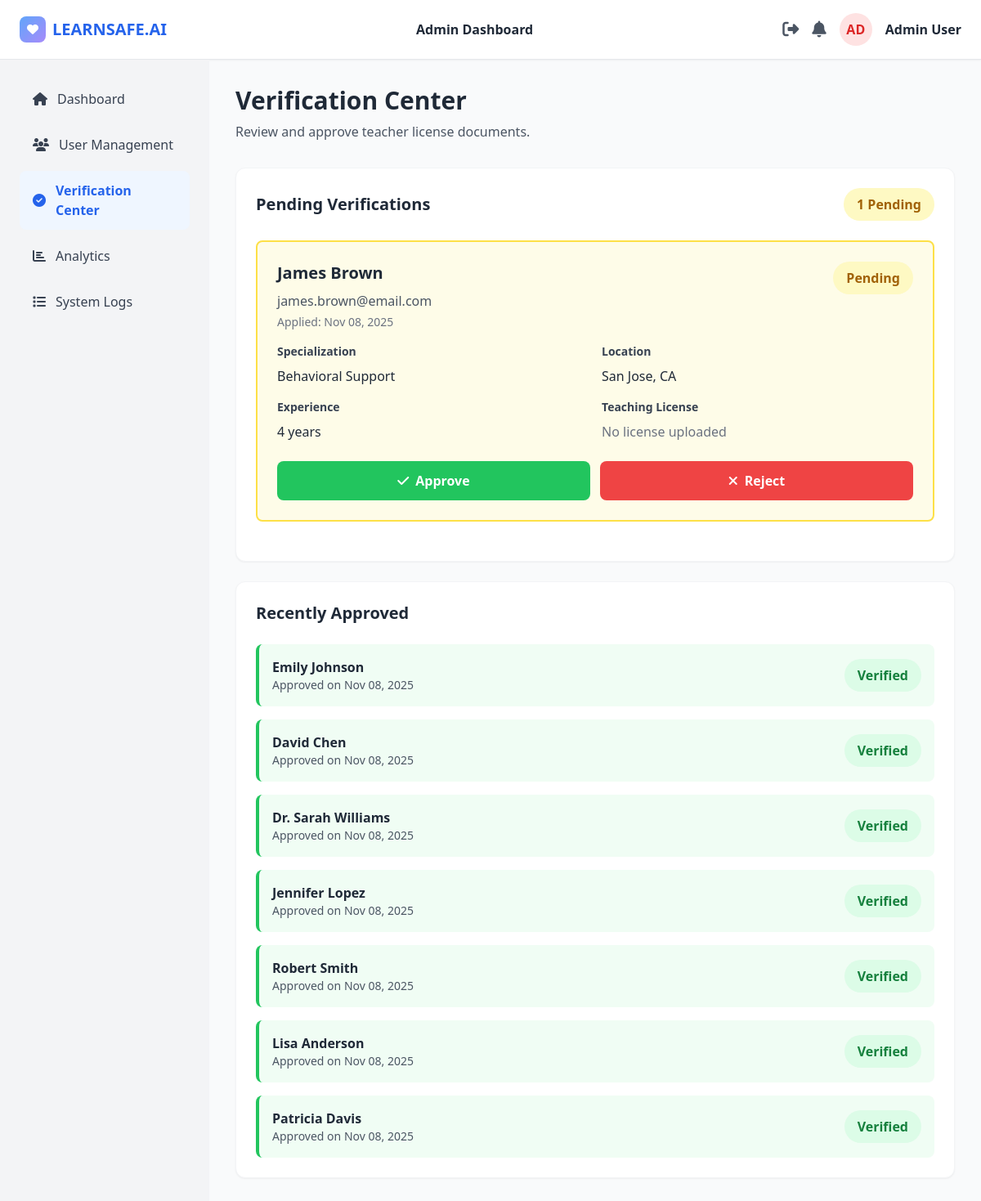
/admin/verification.php (signed in), run on the app's committed database.
### tables this page shows
CREATE TABLE IF NOT EXISTS users (
    id INT AUTO_INCREMENT PRIMARY KEY,
    email VARCHAR(255) UNIQUE NOT NULL,
    password VARCHAR(255) NOT NULL,
    full_name VARCHAR(255) NOT NULL,
    role ENUM('parent', 'teacher', 'admin') NOT NULL,
    status ENUM('active', 'pending', 'suspended', 'rejected') DEFAULT 'pending',
    created_at TIMESTAMP DEFAULT CURRENT_TIMESTAMP,
    updated_at TIMESTAMP DEFAULT CURRENT_TIMESTAMP ON UPDATE CURRENT_TIMESTAMP,
    last_login TIMESTAMP NULL,
    remember_token VARCHAR(255) NULL,
    INDEX idx_email (email),
    INDEX idx_role (role),
    INDEX idx_status (status)
);

CREATE TABLE IF NOT EXISTS teachers (
    id INT AUTO_INCREMENT PRIMARY KEY,
    user_id INT NOT NULL,
    specialization VARCHAR(255) NOT NULL,
    location VARCHAR(255) NOT NULL,
    experience_years INT DEFAULT 0,
    hourly_rate DECIMAL(10, 2) NOT NULL,
    bio TEXT NULL,
    license_file VARCHAR(255) NULL,
    license_number VARCHAR(255) NULL,
    verification_status ENUM('pending', 'approved', 'rejected') DEFAULT 'pending',
    verified_at TIMESTAMP NULL,
    verified_by INT NULL,
    rating DECIMAL(3, 2) DEFAULT 0.00,
    total_reviews INT DEFAULT 0,
    profile_image VARCHAR(255) NULL,
    created_at TIMESTAMP DEFAULT CURRENT_TIMESTAMP,
    updated_at TIMESTAMP DEFAULT CURRENT_TIMESTAMP ON UPDATE CURRENT_TIMESTAMP,
    FOREIGN KEY (user_id) REFERENCES users(id) ON DELETE CASCADE,
    FOREIGN KEY (verified_by) REFERENCES users(id) ON DELETE SET NULL,
    INDEX idx_user_id (user_id),
    INDEX idx_verification_status (verification_status),
    INDEX idx_location (location),
    INDEX idx_specialization (specialization)
);

### includes/auth.php (called while the page is built, shortened)
<?php
require_once __DIR__ . '/../config/config.php';
function getUserData($user_id) {
    $db = getDB();
    $stmt = $db->prepare("SELECT * FROM users WHERE id = ?");
    $stmt->bind_param("i", $user_id);
    $stmt->execute();
    $result = $stmt->get_result();
    $user = $result->fetch_assoc();
    return $user;
}

### includes/admin_functions.php (called while the page is built, shortened)
<?php
require_once __DIR__ . '/../config/config.php';
function getPendingVerifications() {
    $db = getDB();
    $stmt = $db->prepare("
        SELECT t.*, u.full_name, u.email, u.created_at as applied_at
        FROM teachers t
        JOIN users u ON t.user_id = u.id
        WHERE t.verification_status = 'pending'
        ORDER BY u.created_at ASC
    ");
    $stmt->execute();
    $result = $stmt->get_result();
    $verifications = [];
    while ($row = $result->fetch_assoc()) {
        $verifications[] = $row;
    }
    return $verifications;
}

### config/config.php (called while the page is built, shortened)
<?php
function formatDate($date) {
    return date('M d, Y', strtotime($date));
}

### admin/verification.php (the view, shortened to what this page needs)
<?php
require_once __DIR__ . '/../config/config.php';
require_once __DIR__ . '/../includes/auth.php';
require_once __DIR__ . '/../includes/admin_functions.php';
$user_id = getCurrentUserId();
$user = getUserData($user_id);
$pending_verifications = getPendingVerifications();
$db = getDB();
$stmt = $db->prepare("
    SELECT t.*, u.full_name, u.email, t.verified_at
    FROM teachers t
    JOIN users u ON t.user_id = u.id
    WHERE t.verification_status = 'approved'
    ORDER BY t.verified_at DESC
    LIMIT 10
");
$stmt->execute();
$result = $stmt->get_result();
$approved_teachers = [];
while ($row = $result->fetch_assoc()) {
    $approved_teachers[] = $row;
}
?>
<!DOCTYPE html>
<html lang="en">
<head>
    <script src="https://cdn.tailwindcss.com"></script>
    <link rel="stylesheet" href="https://cdnjs.cloudflare.com/ajax/libs/font-awesome/6.4.0/css/all.min.css">
</head>
<body class="bg-gray-50 min-h-screen">
    <header class="bg-white shadow-sm border-b">
        <div class="flex items-center justify-between px-6 py-4">
            <div class="flex items-center space-x-2">
                <div class="w-8 h-8 gradient-heart rounded-lg flex items-center justify-center">
                    <i class="fas fa-heart text-white text-sm"></i>
                </div>
                <span class="text-xl font-bold text-blue-600">LEARNSAFE.AI</span>
            </div>
            <div class="flex-1 text-center">
                <p class="text-gray-800 font-semibold">Admin Dashboard</p>
            </div>
            <div class="flex items-center space-x-4">
                <a href="../api/logout.php" class="text-gray-600 hover:text-red-600" title="Logout">
                    <i class="fas fa-sign-out-alt text-xl cursor-pointer"></i>
                </a>
                <i class="fas fa-bell text-gray-600 text-xl cursor-pointer"></i>
                <div class="w-10 h-10 bg-red-100 rounded-full flex items-center justify-center">
                    <span class="text-red-600 font-bold"><?php echo strtoupper(substr($user['full_name'], 0, 2)); ?></span>
                </div>
                <span class="text-gray-800 font-semibold"><?php echo htmlspecialchars($user['full_name']); ?></span>
            </div>
        </div>
    </header>
    <div class="flex">
        <aside class="w-64 bg-gray-100 min-h-screen p-6">
            <nav class="space-y-2">
                <a href="dashboard.php" class="flex items-center space-x-3 px-4 py-3 text-gray-700 hover:bg-gray-200 rounded-lg transition">
                    <i class="fas fa-home"></i>
                    <span>Dashboard</span>
                </a>
                <a href="users.php" class="flex items-center space-x-3 px-4 py-3 text-gray-700 hover:bg-gray-200 rounded-lg transition">
                    <i class="fas fa-users"></i>
                    <span>User Management</span>
                </a>
                <a href="verification.php" class="flex items-center space-x-3 px-4 py-3 bg-blue-50 text-blue-600 rounded-lg font-semibold">
                    <i class="fas fa-check-circle"></i>
                    <span>Verification Center</span>
                </a>
                <a href="analytics.php" class="flex items-center space-x-3 px-4 py-3 text-gray-700 hover:bg-gray-200 rounded-lg transition">
                    <i class="fas fa-chart-bar"></i>
                    <span>Analytics</span>
                </a>
                <a href="logs.php" class="flex items-center space-x-3 px-4 py-3 text-gray-700 hover:bg-gray-200 rounded-lg transition">
                    <i class="fas fa-list"></i>
                    <span>System Logs</span>
                </a>
            </nav>
        </aside>
        <main class="flex-1 p-8">
            <div class="mb-8">
                <h1 class="text-3xl font-bold text-gray-800 mb-2">Verification Center</h1>
                <p class="text-gray-600">Review and approve teacher license documents.</p>
            </div>
            <div class="space-y-6">
                <div class="bg-white rounded-xl shadow-sm p-6 border border-gray-100">
                    <div class="flex items-center justify-between mb-6">
                        <h2 class="text-xl font-bold text-gray-800">Pending Verifications</h2>
                        <span class="px-4 py-2 bg-yellow-100 text-yellow-700 rounded-full font-semibold"><?php echo count($pending_verifications); ?> Pending</span>
                    </div>
                    <?php if (!empty($pending_verifications)): ?>
                        <?php foreach ($pending_verifications as $verification): ?>
                        <div class="border-2 border-yellow-300 rounded-lg p-6 mb-6 bg-yellow-50" id="verification-<?php echo $verification['id']; ?>">
                            <div class="flex items-start justify-between mb-4">
                                <div>
                                    <h3 class="text-xl font-bold text-gray-800 mb-2"><?php echo htmlspecialchars($verification['full_name']); ?></h3>
                                    <p class="text-gray-600 mb-1"><?php echo htmlspecialchars($verification['email']); ?></p>
                                    <p class="text-sm text-gray-500">Applied: <?php echo formatDate($verification['applied_at']); ?></p>
                                </div>
                                <span class="px-4 py-2 bg-yellow-100 text-yellow-700 rounded-full font-semibold">Pending</span>
                            </div>
                            <div class="grid md:grid-cols-2 gap-4 mb-6">
                                <div>
                                    <label class="block text-sm font-semibold text-gray-700 mb-2">Specialization</label>
                                    <p class="text-gray-800"><?php echo htmlspecialchars($verification['specialization']); ?></p>
                                </div>
                                <div>
                                    <label class="block text-sm font-semibold text-gray-700 mb-2">Location</label>
                                    <p class="text-gray-800"><?php echo htmlspecialchars($verification['location']); ?></p>
                                </div>
                                <div>
                                    <label class="block text-sm font-semibold text-gray-700 mb-2">Experience</label>
                                    <p class="text-gray-800"><?php echo $verification['experience_years']; ?> years</p>
                                </div>
                                <div>
                                    <label class="block text-sm font-semibold text-gray-700 mb-2">Teaching License</label>
                                    <?php if ($verification['license_file']): ?>
                                    <a href="../<?php echo htmlspecialchars($verification['license_file']); ?>" target="_blank" class="text-blue-600 hover:underline font-semibold">
                                        <i class="fas fa-file-pdf mr-1"></i>View Document
                                    </a>
                                    <?php else: ?>
                                    <p class="text-gray-500">No license uploaded</p>
                                    <?php endif; ?>
                                </div>
                            </div>
                            <div class="flex space-x-3">
                                <button onclick="approveVerification(<?php echo $verification['id']; ?>)" class="flex-1 px-6 py-3 bg-green-500 text-white rounded-lg hover:bg-green-600 transition font-semibold">
                                    <i class="fas fa-check mr-2"></i>Approve
                                </button>
                                <button onclick="rejectVerification(<?php echo $verification['id']; ?>)" class="flex-1 px-6 py-3 bg-red-500 text-white rounded-lg hover:bg-red-600 transition font-semibold">
                                    <i class="fas fa-times mr-2"></i>Reject
                                </button>
                            </div>
                        </div>
                        <?php endforeach; ?>
                    <?php endif; ?>
                </div>
                <?php if (!empty($approved_teachers)): ?>
                <div class="bg-white rounded-xl shadow-sm p-6 border border-gray-100">
                    <h2 class="text-xl font-bold text-gray-800 mb-6">Recently Approved</h2>
                    <div class="space-y-4">
                        <?php foreach ($approved_teachers as $teacher): ?>
                        <div class="flex items-center justify-between p-4 bg-green-50 rounded-lg border-l-4 border-green-500">
                            <div>
                                <h3 class="font-bold text-gray-800"><?php echo htmlspecialchars($teacher['full_name']); ?></h3>
                                <p class="text-sm text-gray-600">Approved on <?php echo $teacher['verified_at'] ? formatDate($teacher['verified_at']) : 'N/A'; ?></p>
                            </div>
                            <span class="px-4 py-2 bg-green-100 text-green-700 rounded-full font-semibold">Verified</span>
                        </div>
                        <?php endforeach; ?>
                    </div>
                </div>
                <?php endif; ?>
            </div>
        </main>
    </div>
</body>
</html>

### admin/verification.php (style rules this page uses)
.gradient-heart { background: linear-gradient(135deg, #60a5fa 0%, #a78bfa 100%); }

### data on the page
users: full_name "AD", full_name "Admin User"
teachers: user.full_name "James Brown", user.email "james.brown@email.com", user.created_at "Nov 08, 2025", specialization "Behavioral Support", location "San Jose, CA", experience_years "4", shows "No license uploaded"
teachers: user.full_name "Emily Johnson", verified_at "Nov 08, 2025"
teachers: user.full_name "David Chen", verified_at "Nov 08, 2025"
teachers: user.full_name "Dr. Sarah Williams", verified_at "Nov 08, 2025"
teachers: user.full_name "Jennifer Lopez", verified_at "Nov 08, 2025"
teachers: user.full_name "Robert Smith", verified_at "Nov 08, 2025"
teachers: user.full_name "Lisa Anderson", verified_at "Nov 08, 2025"
teachers: user.full_name "Patricia Davis", verified_at "Nov 08, 2025"

### other printed values
count($pending_verifications) "1"
